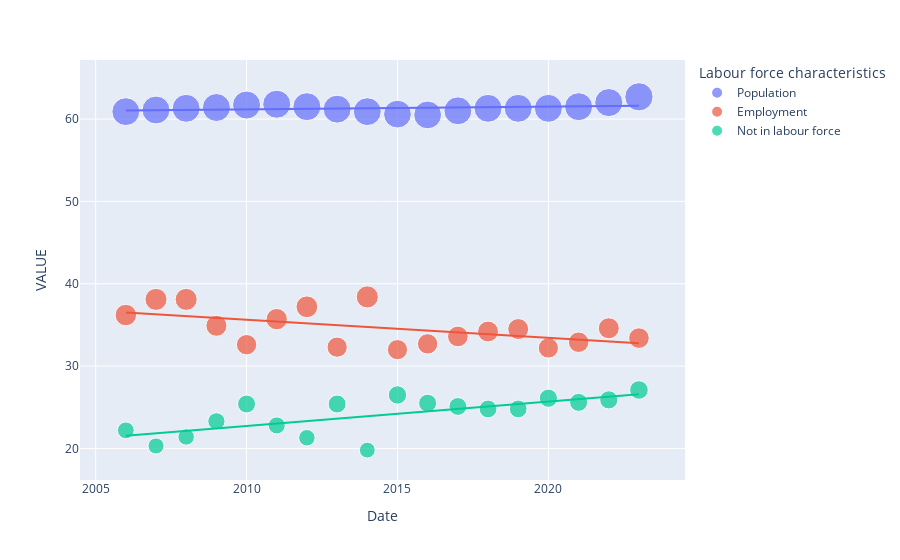

The code cell stored with this chart in its notebook:
### Code cell
fig1 = px.scatter(df_lf.loc[(df_lf['Labour force characteristics'].isin(['Employment', 'Population', 'Not in labour force']))] , x='Date', y='VALUE', size='VALUE', color='Labour force characteristics', trendline='ols')
fig1.show()

### Figure 1 — Plotly figure (JSON) as saved in the notebook; plotly's stock layout.template omitted (floating-point values rounded to 4 significant figures)
{"data": [{"hovertemplate": "Labour force characteristics=Population<br>Date=%{x}<br>VALUE=%{marker.size}<extra></extra>", "legendgroup": "Population", "marker": {"color": "#636efa", "size": [60.9, 61.1, 61.3, 61.4, 61.7, 61.8, 61.5, 61.2, 60.9, 60.6, 60.5, 61, 61.3, 61.3, 61.3, 61.5, 62, 62.7], "sizemode": "area", "sizeref": 0.1568, "symbol": "circle"}, "mode": "markers", "name": "Population", "orientation": "v", "showlegend": true, "type": "scatter", "x": ["2006-01-01T00:00:00", "2007-01-01T00:00:00", "2008-01-01T00:00:00", "2009-01-01T00:00:00", "2010-01-01T00:00:00", "2011-01-01T00:00:00", "2012-01-01T00:00:00", "2013-01-01T00:00:00", "2014-01-01T00:00:00", "2015-01-01T00:00:00", "2016-01-01T00:00:00", "2017-01-01T00:00:00", "2018-01-01T00:00:00", "2019-01-01T00:00:00", "2020-01-01T00:00:00", "2021-01-01T00:00:00", "2022-01-01T00:00:00", "2023-01-01T00:00:00"], "xaxis": "x", "y": [60.9, 61.1, 61.3, 61.4, 61.7, 61.8, 61.5, 61.2, 60.9, 60.6, 60.5, 61, 61.3, 61.3, 61.3, 61.5, 62, 62.7], "yaxis": "y"}, {"hovertemplate": "<b>OLS trendline</b><br>VALUE = 1.09879e-09 * Date + 59.7903<br>R<sup>2</sup>=0.128883<br><br>Labour force characteristics=Population<br>Date=%{x}<br>VALUE=%{y} <b>(trend)</b><extra></extra>", "legendgroup": "Population", "marker": {"color": "#636efa", "symbol": "circle"}, "mode": "lines", "name": "Population", "showlegend": false, "type": "scatter", "x": ["2006-01-01T00:00:00", "2007-01-01T00:00:00", "2008-01-01T00:00:00", "2009-01-01T00:00:00", "2010-01-01T00:00:00", "2011-01-01T00:00:00", "2012-01-01T00:00:00", "2013-01-01T00:00:00", "2014-01-01T00:00:00", "2015-01-01T00:00:00", "2016-01-01T00:00:00", "2017-01-01T00:00:00", "2018-01-01T00:00:00", "2019-01-01T00:00:00", "2020-01-01T00:00:00", "2021-01-01T00:00:00", "2022-01-01T00:00:00", "2023-01-01T00:00:00"], "xaxis": "x", "y": [61.04, 61.07, 61.11, 61.14, 61.18, 61.21, 61.25, 61.28, 61.32, 61.35, 61.39, 61.42, 61.45, 61.49, 61.52, 61.56, 61.59, 61.63], "yaxis": "y"}, {"hovertemplate": "Labour force characteristics=Employment<br>Date=%{x}<br>VALUE=%{marker.size}<extra></extra>", "legendgroup": "Employment", "marker": {"color": "#EF553B", "size": [36.2, 38.1, 38.1, 34.9, 32.6, 35.7, 37.2, 32.3, 38.4, 32, 32.7, 33.6, 34.2, 34.5, 32.2, 32.9, 34.6, 33.4], "sizemode": "area", "sizeref": 0.1568, "symbol": "circle"}, "mode": "markers", "name": "Employment", "orientation": "v", "showlegend": true, "type": "scatter", "x": ["2006-01-01T00:00:00", "2007-01-01T00:00:00", "2008-01-01T00:00:00", "2009-01-01T00:00:00", "2010-01-01T00:00:00", "2011-01-01T00:00:00", "2012-01-01T00:00:00", "2013-01-01T00:00:00", "2014-01-01T00:00:00", "2015-01-01T00:00:00", "2016-01-01T00:00:00", "2017-01-01T00:00:00", "2018-01-01T00:00:00", "2019-01-01T00:00:00", "2020-01-01T00:00:00", "2021-01-01T00:00:00", "2022-01-01T00:00:00", "2023-01-01T00:00:00"], "xaxis": "x", "y": [36.2, 38.1, 38.1, 34.9, 32.6, 35.7, 37.2, 32.3, 38.4, 32, 32.7, 33.6, 34.2, 34.5, 32.2, 32.9, 34.6, 33.4], "yaxis": "y"}, {"hovertemplate": "<b>OLS trendline</b><br>VALUE = -6.99851e-09 * Date + 44.4725<br>R<sup>2</sup>=0.293779<br><br>Labour force characteristics=Employment<br>Date=%{x}<br>VALUE=%{y} <b>(trend)</b><extra></extra>", "legendgroup": "Employment", "marker": {"color": "#EF553B", "symbol": "circle"}, "mode": "lines", "name": "Employment", "showlegend": false, "type": "scatter", "x": ["2006-01-01T00:00:00", "2007-01-01T00:00:00", "2008-01-01T00:00:00", "2009-01-01T00:00:00", "2010-01-01T00:00:00", "2011-01-01T00:00:00", "2012-01-01T00:00:00", "2013-01-01T00:00:00", "2014-01-01T00:00:00", "2015-01-01T00:00:00", "2016-01-01T00:00:00", "2017-01-01T00:00:00", "2018-01-01T00:00:00", "2019-01-01T00:00:00", "2020-01-01T00:00:00", "2021-01-01T00:00:00", "2022-01-01T00:00:00", "2023-01-01T00:00:00"], "xaxis": "x", "y": [36.52, 36.3, 36.08, 35.86, 35.64, 35.42, 35.2, 34.98, 34.75, 34.53, 34.31, 34.09, 33.87, 33.65, 33.43, 33.21, 32.99, 32.77], "yaxis": "y"}, {"hovertemplate": "Labour force characteristics=Not in labour force<br>Date=%{x}<br>VALUE=%{marker.size}<extra></extra>", "legendgroup": "Not in labour force", "marker": {"color": "#00cc96", "size": [22.2, 20.3, 21.4, 23.3, 25.4, 22.8, 21.3, 25.4, 19.8, 26.5, 25.5, 25.1, 24.8, 24.8, 26.1, 25.6, 25.9, 27.1], "sizemode": "area", "sizeref": 0.1568, "symbol": "circle"}, "mode": "markers", "name": "Not in labour force", "orientation": "v", "showlegend": true, "type": "scatter", "x": ["2006-01-01T00:00:00", "2007-01-01T00:00:00", "2008-01-01T00:00:00", "2009-01-01T00:00:00", "2010-01-01T00:00:00", "2011-01-01T00:00:00", "2012-01-01T00:00:00", "2013-01-01T00:00:00", "2014-01-01T00:00:00", "2015-01-01T00:00:00", "2016-01-01T00:00:00", "2017-01-01T00:00:00", "2018-01-01T00:00:00", "2019-01-01T00:00:00", "2020-01-01T00:00:00", "2021-01-01T00:00:00", "2022-01-01T00:00:00", "2023-01-01T00:00:00"], "xaxis": "x", "y": [22.2, 20.3, 21.4, 23.3, 25.4, 22.8, 21.3, 25.4, 19.8, 26.5, 25.5, 25.1, 24.8, 24.8, 26.1, 25.6, 25.9, 27.1], "yaxis": "y"}, {"hovertemplate": "<b>OLS trendline</b><br>VALUE = 9.39541e-09 * Date + 10.8782<br>R<sup>2</sup>=0.497837<br><br>Labour force characteristics=Not in labour force<br>Date=%{x}<br>VALUE=%{y} <b>(trend)</b><extra></extra>", "legendgroup": "Not in labour force", "marker": {"color": "#00cc96", "symbol": "circle"}, "mode": "lines", "name": "Not in labour force", "showlegend": false, "type": "scatter", "x": ["2006-01-01T00:00:00", "2007-01-01T00:00:00", "2008-01-01T00:00:00", "2009-01-01T00:00:00", "2010-01-01T00:00:00", "2011-01-01T00:00:00", "2012-01-01T00:00:00", "2013-01-01T00:00:00", "2014-01-01T00:00:00", "2015-01-01T00:00:00", "2016-01-01T00:00:00", "2017-01-01T00:00:00", "2018-01-01T00:00:00", "2019-01-01T00:00:00", "2020-01-01T00:00:00", "2021-01-01T00:00:00", "2022-01-01T00:00:00", "2023-01-01T00:00:00"], "xaxis": "x", "y": [21.55, 21.85, 22.14, 22.44, 22.74, 23.03, 23.33, 23.63, 23.92, 24.22, 24.52, 24.81, 25.11, 25.41, 25.7, 26.0, 26.3, 26.59], "yaxis": "y"}], "layout": {"autosize": true, "legend": {"itemsizing": "constant", "title": {"text": "Labour force characteristics"}, "tracegroupgap": 0}, "margin": {"t": 60}, "xaxis": {"anchor": "y", "autorange": true, "domain": [0, 1], "range": ["2004-10-19 12:43:33.1126", "2024-03-15 16:53:21.8356"], "title": {"text": "Date"}, "type": "date"}, "yaxis": {"anchor": "x", "autorange": true, "domain": [0, 1], "range": [14.88, 69.34], "title": {"text": "VALUE"}, "type": "linear"}}}
